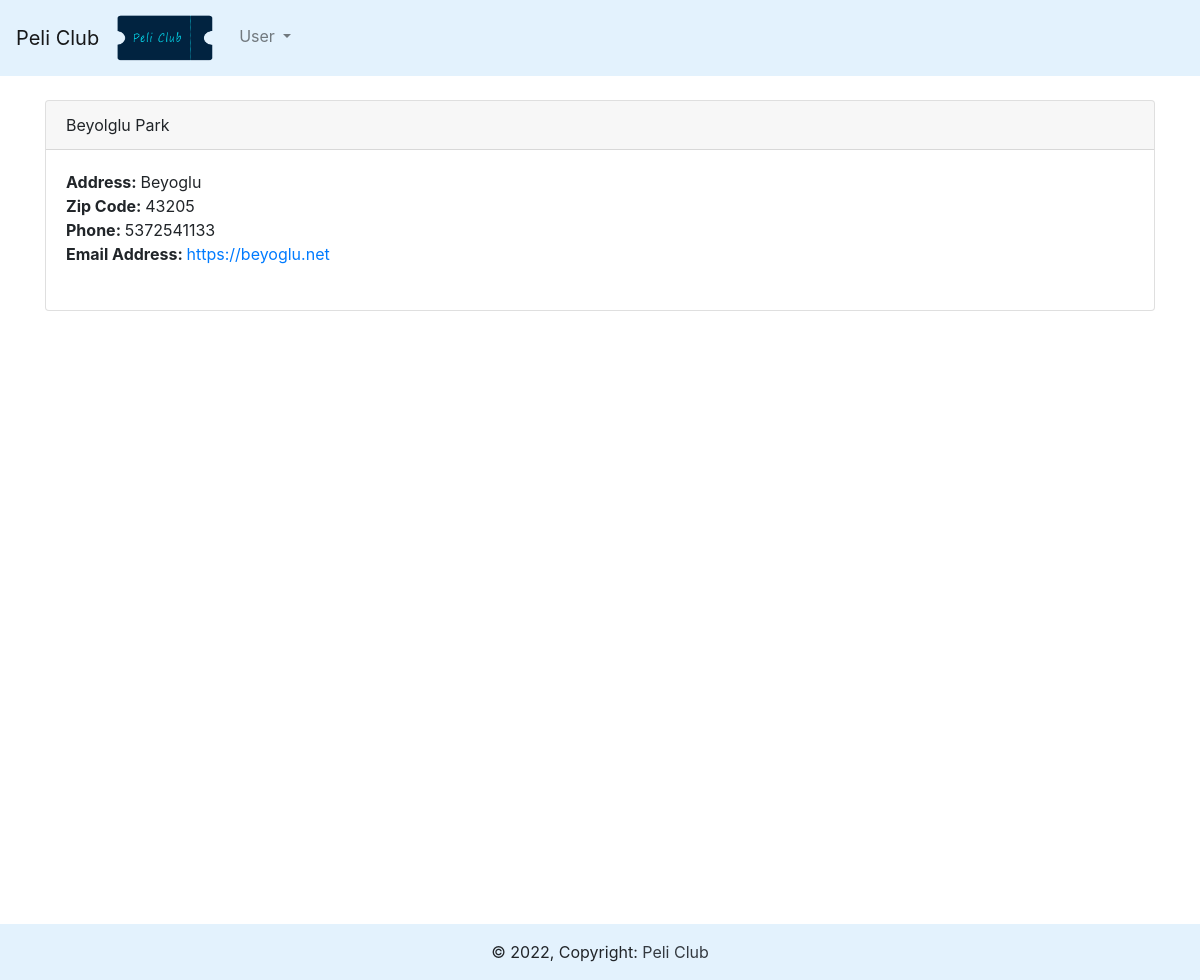
The app's page /show_venue/26 with its own data.
### movies/models.py (models this page shows)
class Venue(models.Model):
  name= models.CharField('Venue Name', max_length=120)
  address=models.CharField(max_length=300)
  zip_code=models.CharField('Zip Code', max_length=15)
  phone=models.CharField('Contact phone', max_length=25, blank=True)
  web=models.URLField('Website Address', max_length=120)
  email_address= models.EmailField('Email Address', blank=True)
  def __str__(self):
    return self.name

### movies/views.py (the view)
# urls.py: path('show_venue/<venue_id>', views.show_venue, name='show-venue'),
def show_venue(request, venue_id):
   venue = Venue.objects.get(pk=venue_id)
   return render(request, 'movies/show_venue.html',
    {'venue':venue})

### movies/templates/movies/show_venue.html
{% extends 'movies/base.html' %}
{% block content %}
  <div class="card">
    <div class="card-header">
      {{venue}}
    </div>
    <div class="card-body">
      <p class="card-text">
        <strong> Address: </strong> {{venue.address}} </br>
        <strong> Zip Code: </strong>{{venue.zip_code }} </br>
        <strong> Phone: </strong>{{venue.phone}} </br>
        <strong> Email Address: </strong> <a href="{venue.web}">{{venue.web }} </a> <br/> </br>
    </div>
  </div>
  {% endblock %}

### records on screen
Venue: name "Beyolglu Park", address "Beyoglu", zip_code "43205", phone "5372541133", web "https://beyoglu.net"
